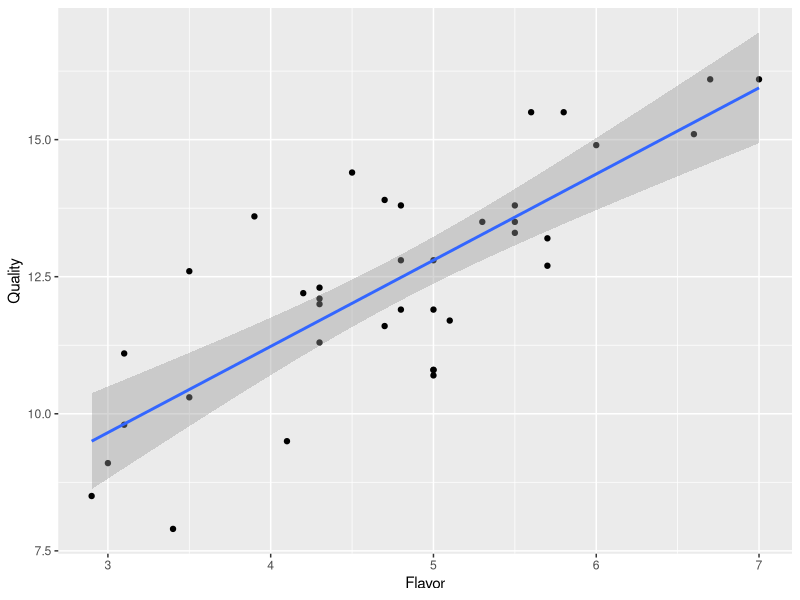
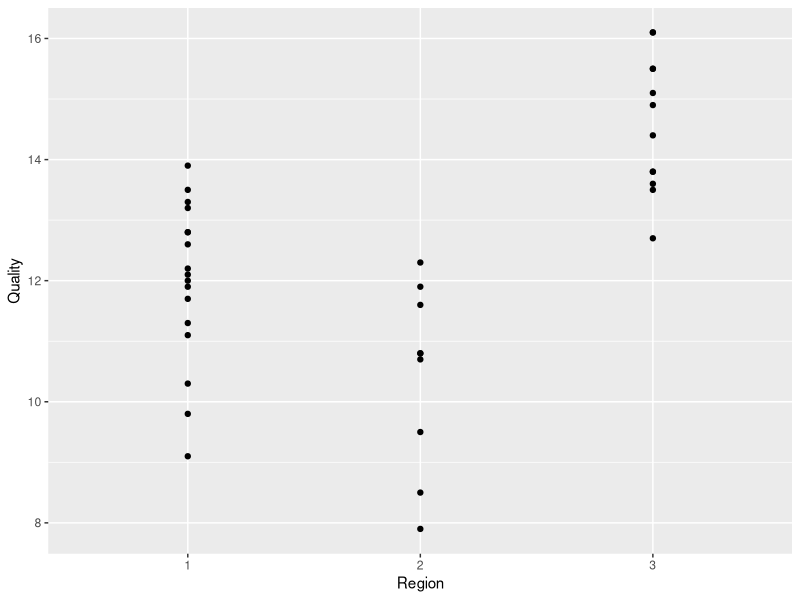

Write the R code that produced these figures, in order.
#Packages
library(ggplot2) #Used for graphics an visual representations

rdseed=8467 #Seed to replicate results in case of a tie on KNN

#Experiment 1

raw_data=read.delim("wine.txt")

wine=raw_data

wine$Region=as.factor(wine$Region)

#Question 1.c

m_Clarity=lm(Quality~Clarity,data=wine)

m_Aroma=lm(Quality~Aroma,data=wine)

m_Body=lm(Quality~Body,data=wine)

m_Flavor=lm(Quality~Flavor,data=wine)

m_Oakiness=lm(Quality~Oakiness,data=wine)

m_Region=lm(Quality~Region,data=wine)



summary(m_Clarity)
summary(m_Aroma)
summary(m_Body)
summary(m_Flavor)
summary(m_Oakiness)
summary(m_Region)

g_Region=ggplot(wine,aes(x=Region,y=Quality))+geom_point()
g_Flavor=ggplot(wine,aes(x=Flavor,y=Quality))+geom_point()+geom_smooth(method = "lm")


#Flavor, body, aroma, region, are important


#Question 1.d
m_Full=lm(Quality~.,data=wine)
summary(m_Full)

